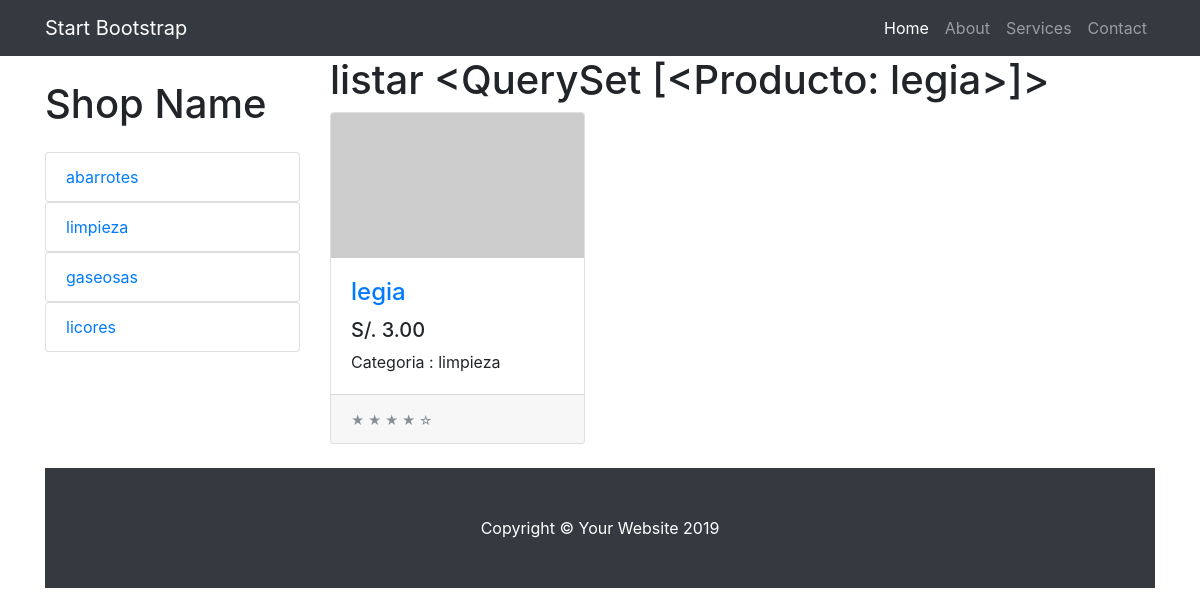
Page /tienda/categoria/2 on the committed database.
### tienda/models.py (models this page shows, shortened)
class Categoria(models.Model):
    nombre = models.CharField(max_length=200)
    pub_date = models.DateTimeField('fecha de registro',auto_now=True)

class Producto(models.Model):
    categoria = models.ForeignKey(Categoria,on_delete=models.CASCADE)
    nombre = models.CharField(max_length=200)
    precio = models.DecimalField(max_digits=6,decimal_places=2)
    stock = models.IntegerField(default=0)
    pub_date = models.DateTimeField('date published')
    def __str__(self):
        return self.nombre

### tienda/views.py (the view)
# urls.py: path('categoria/<int:categoria_id>', views.categoria, name="categoria"),
def categoria(request , categoria_id):
    category_list = Categoria.objects.all()
    productos = Producto.objects.filter(categoria = categoria_id)
    return render(request , 'listar.html' , {'productos': productos ,'category_list':category_list})

### tienda/templates/listar.html
{% extends "layout.html" %}
{%block content%}
<div class="">
    <h1>listar {{productos}}</h1>
    <div class="row">
        {%for prod in productos %}
        <div class="col-lg-4 col-md-6 mb-4">
          <div class="card h-100">
            <a href="{% url 'tienda:producto' prod.id %}"><img class="card-img-top" src="http://placehold.it/700x400" alt=""></a>
            <div class="card-body">
              <h4 class="card-title">
                <a href="{% url 'tienda:producto' prod.id %}">{{prod.nombre}}</a>
              </h4>
              <h5>S/. {{prod.precio}}</h5>
              <p class="card-text">Categoria : {{ prod.categoria.nombre}}</p>
            </div>
            <div class="card-footer">
              <small class="text-muted">&#9733; &#9733; &#9733; &#9733; &#9734;</small>
            </div>
          </div>
        </div>
        {% endfor%}
</div>
{% endblock %}

### tienda/templates/layout.html (shortened to what this page needs)
{% load static %}
<!DOCTYPE html>
<html lang="en">
  <head>
    <link href="{% static 'vendor/bootstrap/css/bootstrap.min.css' %}" rel="stylesheet">
    <link href="{% static 'css/shop.css' %}" rel="stylesheet ">
  </head>
  <body>
    <nav class="navbar navbar-expand-lg navbar-dark bg-dark fixed-top">
      <div class="container">
        <a class="navbar-brand" href="#">Start Bootstrap</a>
        <div class="collapse navbar-collapse" id="navbarResponsive">
          <ul class="navbar-nav ml-auto">
            <li class="nav-item active">
              <a class="nav-link" href="#">Home
              </a>
            </li>
            <li class="nav-item">
              <a class="nav-link" href="#">About</a>
            </li>
            <li class="nav-item">
              <a class="nav-link" href="#">Services</a>
            </li>
            <li class="nav-item">
              <a class="nav-link" href="#">Contact</a>
            </li>
          </ul>
        </div>
      </div>
    </nav>
    <div class="container">
      <div class="row">
        <div class="col-lg-3">
          <h1 class="my-4">Shop Name</h1>
          {% for cat in category_list %}
          <div class="list-group">
            <a href="{% url 'tienda:categoria' cat.id %}" class="list-group-item">{{cat.nombre}}</a>
          </div>
          {% endfor %}
        </div>
        <div class="col-lg-9">
            {% block content %}{% endblock %}
        </div>
      </div>
    </div>
    <footer class="py-5 bg-dark">
      <div class="container">
        <p class="m-0 text-center text-white">Copyright &copy; Your Website 2019</p>
      </div>
    </footer>
  </body>
</html>

### tienda/static/css/shop.css (style rules this page uses)
body { padding-top: 54px; }
@media (min-width: 992px) { body { padding-top: 56px; } }

### rows in the picture
Categoria: nombre "abarrotes"
Categoria: nombre "limpieza"
Categoria: nombre "gaseosas"
Categoria: nombre "licores"
Producto: nombre "<QuerySet [<Producto: legia>]>", nombre "legia", precio "3.00", categoria.nombre "limpieza"
